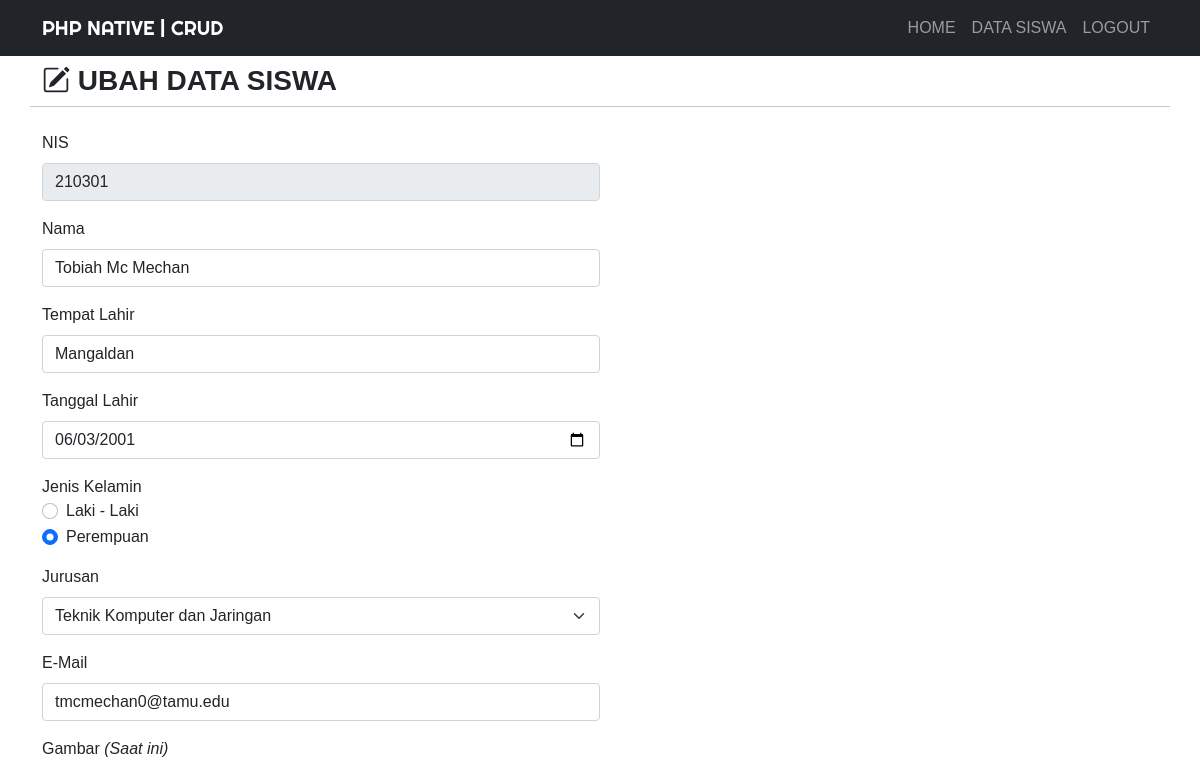
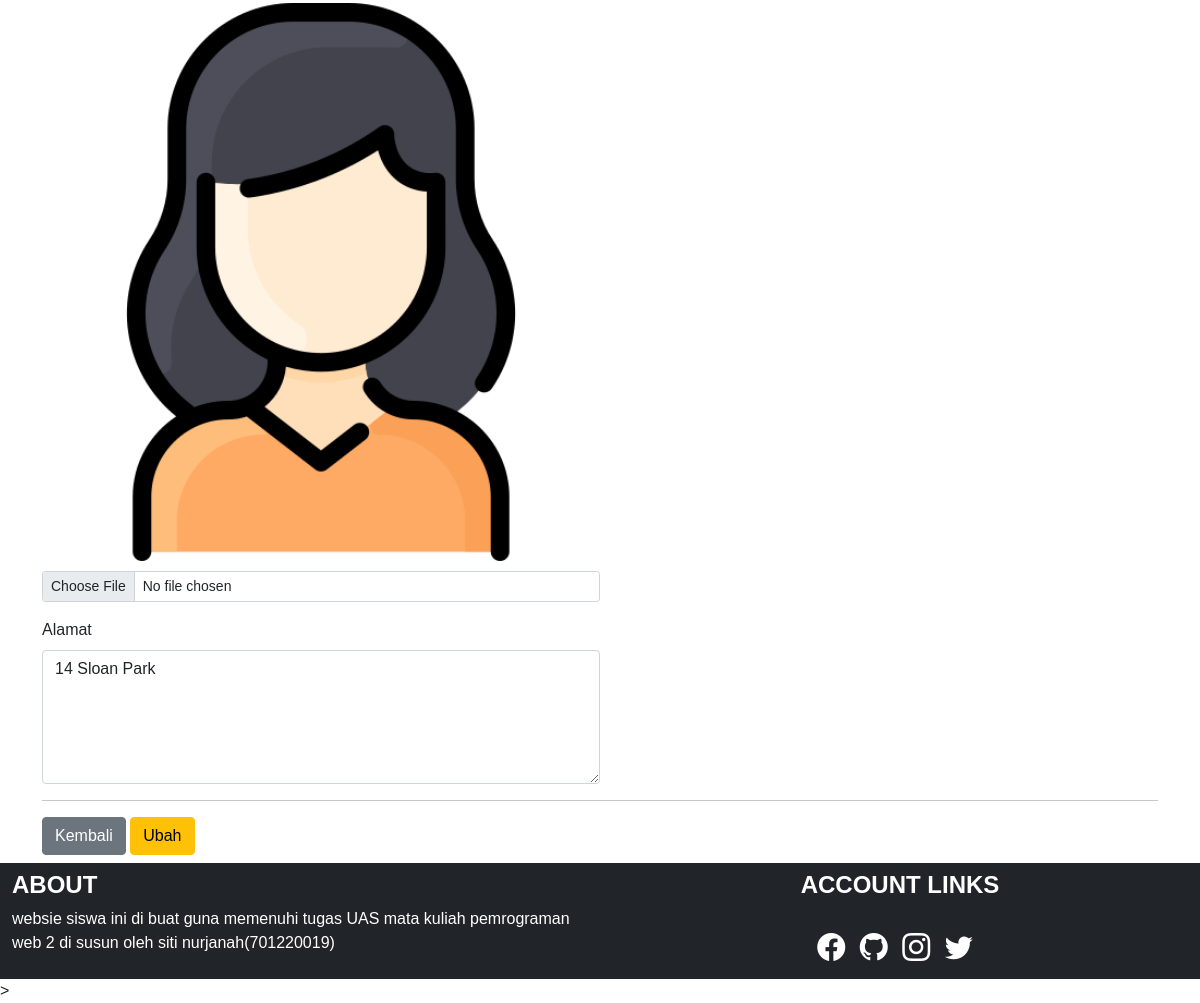
/ubah.php?nis=210301, run on the app's committed database (2 pictures, top to bottom).
### tables this page shows
CREATE TABLE `siswa` (
  `nis` varchar(50) NOT NULL,
  `nama` varchar(255) NOT NULL,
  `tmpt_Lahir` varchar(50) NOT NULL,
  `tgl_Lahir` date NOT NULL,
  `jekel` enum('Laki - Laki','Perempuan') NOT NULL,
  `jurusan` enum('sistem informasi','Teknik Komputer dan Jaringan','Multimedia','Rekayasa Perangkat Lunak') NOT NULL,
  `email` varchar(255) NOT NULL,
  `gambar` varchar(255) NOT NULL,
  `alamat` text NOT NULL
);

### function.php (called while the page is built, shortened)
<?php
$koneksi = mysqli_connect("localhost", "root", "", "phpdasar");
function query($query)
{
    global $koneksi;
    $result = mysqli_query($koneksi, $query);
    $rows = [];
    while ($row = mysqli_fetch_assoc($result)) {
        $rows[] = $row;
    }
    return $rows;
}

### ubah.php (the view, shortened to what this page needs)
<?php
require 'function.php';
$nis = $_GET['nis'];
$siswa = query("SELECT * FROM siswa WHERE nis = $nis")[0];
?>
<!DOCTYPE html>
<html lang="en">
<head>
    <link href="https://cdn.jsdelivr.net/npm/bootstrap@5.0.0-beta2/dist/css/bootstrap.min.css" rel="stylesheet">
    <link rel="stylesheet" href="https://cdn.jsdelivr.net/npm/bootstrap-icons@1.4.0/font/bootstrap-icons.css">
    <link rel="stylesheet" href="css/style.css">
</head>
<body>
    <nav class="navbar navbar-expand-lg navbar-dark bg-dark text-uppercase">
        <div class="container">
            <a class="navbar-brand" href="index.php">PHP Native | CRUD</a>
            <div class="collapse navbar-collapse" id="navbarNav">
                <ul class="navbar-nav ms-auto">
                    <li class="nav-item">
                        <a class="nav-link" aria-current="page" href="index.php">Home</a>
                    </li>
                    <li class="nav-item">
                        <a class="nav-link" href="#about">Data Siswa</a>
                    </li>
                    <li class="nav-item">
                        <a class="nav-link" href="logout.php">Logout</a>
                    </li>
                </ul>
            </div>
        </div>
    </nav>
    <div class="container">
        <div class="row my-2">
            <div class="col-md">
                <h3 class="fw-bold text-uppercase"><i class="bi bi-pencil-square"></i>&nbsp;Ubah Data Siswa</h3>
            </div>
            <hr>
        </div>
        <div class="row my-2">
            <div class="col-md">
                <form action="" method="post" enctype="multipart/form-data">
                    <div class="mb-3">
                        <label for="nis" class="form-label">NIS</label>
                        <input type="number" class="form-control w-50" id="nis" value="<?= $siswa['nis']; ?>" name="nis" readonly>
                    </div>
                    <div class="mb-3">
                        <label for="nama" class="form-label">Nama</label>
                        <input type="text" class="form-control w-50" id="nama" value="<?= $siswa['nama']; ?>" name="nama" autocomplete="off" required>
                    </div>
                    <div class="mb-3">
                        <label for="tmpt_Lahir" class="form-label">Tempat Lahir</label>
                        <input type="text" class="form-control w-50" id="tmpt_Lahir" value="<?= $siswa['tmpt_Lahir']; ?>" name="tmpt_Lahir" autocomplete="off" required>
                    </div>
                    <div class="mb-3">
                        <label for="tgl_Lahir" class="form-label">Tanggal Lahir</label>
                        <input type="date" class="form-control w-50" id="tgl_Lahir" value="<?= $siswa['tgl_Lahir']; ?>" name="tgl_Lahir" autocomplete="off" required>
                    </div>
                    <div class="mb-3">
                        <label>Jenis Kelamin</label>
                        <div class="form-check">
                            <input class="form-check-input" type="radio" name="jekel" id="Laki - Laki" value="Laki - Laki" <?php if ($siswa['jekel'] == 'Laki - Laki') { ?> checked='' <?php } ?>>
                            <label class="form-check-label" for="Laki - Laki">Laki - Laki</label>
                        </div>
                        <div class="form-check">
                            <input class="form-check-input" type="radio" name="jekel" id="Perempuan" value="Perempuan" <?php if ($siswa['jekel'] == 'Perempuan') { ?> checked='' <?php } ?>>
                            <label class="form-check-label" for="Perempuan">Perempuan</label>
                        </div>
                    </div>
                    <div class="mb-3">
                        <label for="jurusan" class="form-label">Jurusan</label>
                        <select class="form-select w-50" id="jurusan" name="jurusan">
                            <option value="Teknik Komputer dan Jaringan" <?php if ($siswa['jurusan'] == 'Teknik Komputer dan Jaringan') { ?> selected='' <?php } ?>>Teknik Komputer dan Jaringan</option>
                        </select>
                    </div>
                    <div class="mb-3">
                        <label for="email" class="form-label">E-Mail</label>
                        <input type="email" class="form-control w-50" id="email" value="<?= $siswa['email']; ?>" name="email" autocomplete="off" required>
                    </div>
                    <div class="mb-3">
                        <label for="gambar" class="form-label">Gambar <i>(Saat ini)</i></label> <br>
                        <img src="img/<?= $siswa['gambar']; ?>" width="50%" style="margin-bottom: 10px;">
                        <input class="form-control form-control-sm w-50" id="gambar" name="gambar" type="file">
                    </div>
                    <div class="mb-3">
                        <label for="alamat" class="form-label">Alamat</label>
                        <textarea class="form-control w-50" id="alamat" rows="5" name="alamat" autocomplete="off"><?= $siswa['alamat']; ?></textarea>
                    </div>
                    <hr>
                    <a href="index.php" class="btn btn-secondary">Kembali</a>
                    <button type="submit" class="btn btn-warning" name="ubah">Ubah</button>
                </form>
            </div>
        </div>
    </div>
    <div class="container-fluid">
        <div class="row bg-dark text-white">
            <div class="col-md-6 my-2">
                <h4 class="fw-bold text-uppercase">About</h4>
                <p>websie siswa ini di buat guna memenuhi tugas UAS mata kuliah pemrograman web 2 di susun oleh siti nurjanah(701220019)</p>
            </div>
            <div class="col-md-6 my-2 text-center link">
                <h4 class="fw-bold text-uppercase">Account Links</h4>
                <a href="https://web.facebook.com" target="_blank"><i class="bi bi-facebook fs-3"></i></a>
                <a href="https://github.com" target="_blank"><i class="bi bi-github fs-3"></i></a>
                <a href="https://www.instagram.com" target="_blank"><i class="bi bi-instagram fs-3"></i></a>
                <a href="https://twitter.com" target="_blank"><i class="bi bi-twitter fs-3"></i></a>
            </div>
        </div>
    </div>
>
</body>
</html>

### css/style.css (style rules this page uses)
body { font-family: 'Gill Sans', 'Gill Sans MT', Calibri, 'Trebuchet MS', sans-serif; }
.navbar-brand { font-family: 'Righteous', cursive; }
.link a { display: inline-block; margin-top: 20px; margin-right: 10px; color: #fff; }

### data on the page
siswa: nis "210301", nama "Tobiah Mc Mechan", tmpt_Lahir "Mangaldan", tgl_Lahir "06/03/2001", jekel "☐ Laki - Laki", jekel "☑ Perempuan", jurusan "Teknik Komputer dan Jaringan", email "tmcmechan0@tamu.edu", gambar (picture), alamat "14 Sloan Park"
